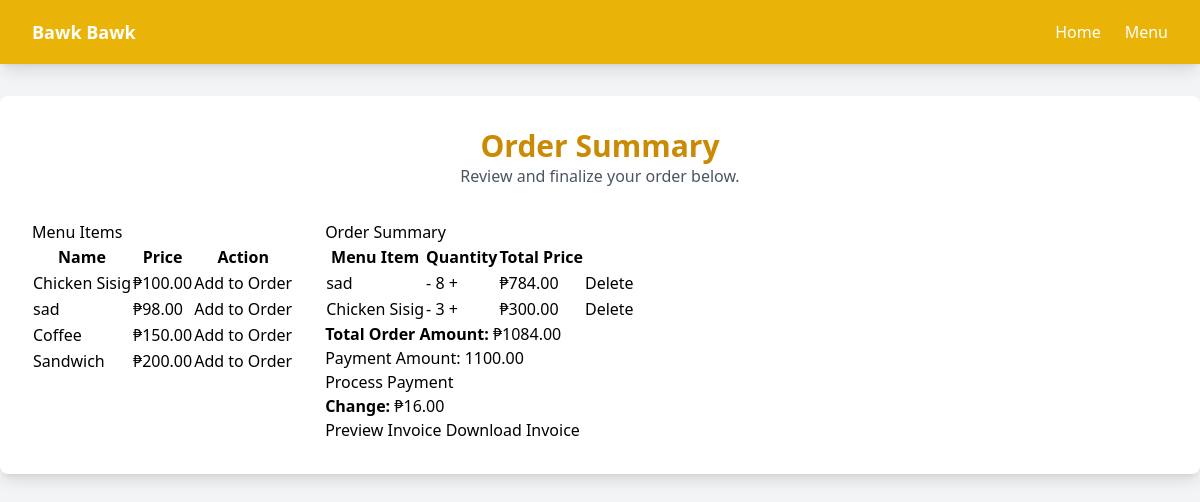
The app's page /neworder/12/, older data.
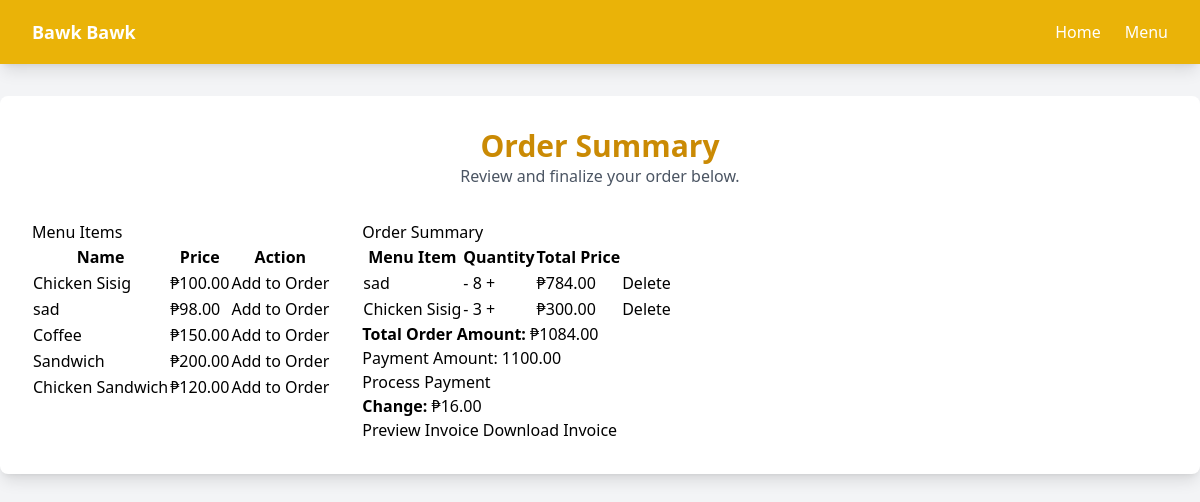
The same page, newer data.
### sales_list/models.py (models this page shows, shortened)
class MenuItem(models.Model):
    name = models.CharField(max_length=255)
    price = models.DecimalField(max_digits=10, decimal_places=2)

class OrderDetail(models.Model):
    quantity = models.PositiveIntegerField()
    menu_item = models.ForeignKey(MenuItem, on_delete=models.CASCADE, blank=True, null=True)
    order_summary = models.ForeignKey(OrderSummary, on_delete=models.SET_NULL, blank=True, null=True)
    @property
    def total_price(self):
        return self.menu_item.price * self.quantity

### sales_list/views.py (the view, shortened to what this page needs)
# urls.py: path('neworder/<int:order_id>/', sales.new_order, name='neworder'),
def new_order(request, order_id):
    order_summary = OrderSummary.objects.get(id=order_id)
    all_items = MenuItem.objects.all()
    context = {
        'order_summary': order_summary,
        'all_items': all_items,
        'all_order_items': OrderDetail.objects.filter(order_summary=order_summary),
    }
    return render(request, 'neworder.html', context)

### sales_list/models.py (called while the page is built)
    @property
    def order_total(self):
        orderdetails = self.orderdetail_set.all()
        total = sum([details.total_price for details in orderdetails])
        return total

    @property
    def change(self):
        orderdetails = self.orderdetail_set.all()
        total = sum([details.total_price for details in orderdetails])
        change = self.payment_amount - total
        if total > self.payment_amount:
            return "Insufficient Amount!"
        elif self.payment_amount >= total:
            return change

### sales_list/templates/neworder.html (shortened to what this page needs)
{% extends 'base.html' %}
{% block content %}
<div class="bg-white p-8 rounded-lg shadow-lg">
    <div class="text-center mb-8">
        <h1 class="text-3xl font-bold text-yellow-600">Order Summary</h1>
        <p class="text-gray-600">Review and finalize your order below.</p>
    </div>
    <div class="flex flex-row">
        <div>
            <h2>Menu Items</h2>
            <form method="POST">
                <table class="table-auto">
                    <thead>
                        <tr>
                            <th>Name</th>
                            <th>Price</th>
                            <th>Action</th>
                        </tr>
                    </thead>
                    <tbody>
                        {% for item in all_items %}
                        <tr>
                            <td>{{ item.name }}</td>
                            <td>₱{{ item.price }}</td>
                            <td>
                                <button type="submit" name="menu_item" value="{{ item.id }}" class="add-btn">Add to Order</button>
                            </td>
                        </tr>
                        {% endfor %}
                    </tbody>
                </table>
            </form>
        </div>
    <div class="pl-8">
        <h2>Order Summary</h2>
        <table class="table-auto">
            <thead>
                <tr>
                    <th>Menu Item</th>
                    <th>Quantity</th>
                    <th>Total Price</th>
                </tr>
            </thead>
            <tbody>
                {% for order_item in all_order_items %}
                <tr>
                    <td>{{ order_item.menu_item.name }}</td>
                    <td>
                        <form method="POST" action="{% url 'update_quantity' order_item.id %}">
                            <button type="submit" name="adjustment" value="decrease">-</button>
                            <span>{{ order_item.quantity }}</span>
                            <button type="submit" name="adjustment" value="increase">+</button>
                        </form>
                    </td>
                    <td>₱{{ order_item.total_price }}</td>
                    <td>
                        <a href="{% url 'delete_order_item' order_item.id %}">Delete</a>
                    </td>
                </tr>
                {% endfor %}
            </tbody>
        </table>
        <form method="POST" action="{% url 'process_payment' order_summary.id %}">
            <p><strong>Total Order Amount:</strong> ₱{{ order_summary.order_total }}</p>
            <div>
                <label for="payment_amount">Payment Amount:</label>
                <input type="number" name="payment_amount" step="0.01" min="0" value="{{ order_summary.payment_amount }}" required>
            </div>
            <button type="submit" class="btn btn-primary">Process Payment</button>
            <p><strong>Change:</strong> ₱{{ order_summary.change }}</p>
        </form>
        {% if order_summary.payment_amount > order_summary.order_total %}
        <div>
            <a href="{% url 'report_preview' order_summary.id %}" class="btn btn-secondary">Preview Invoice</a>
            <a href="{% url 'report_download' order_summary.id %}" class="btn btn-primary">Download Invoice</a>
        </div>
        {% endif %}
    </div>
</div>
</div>
{% endblock %}

Row changes from the older to the newer data that the page shows:
added MenuItem: name "Chicken Sandwich", price "120.00", {{ item.id }} 13 (drawn)
